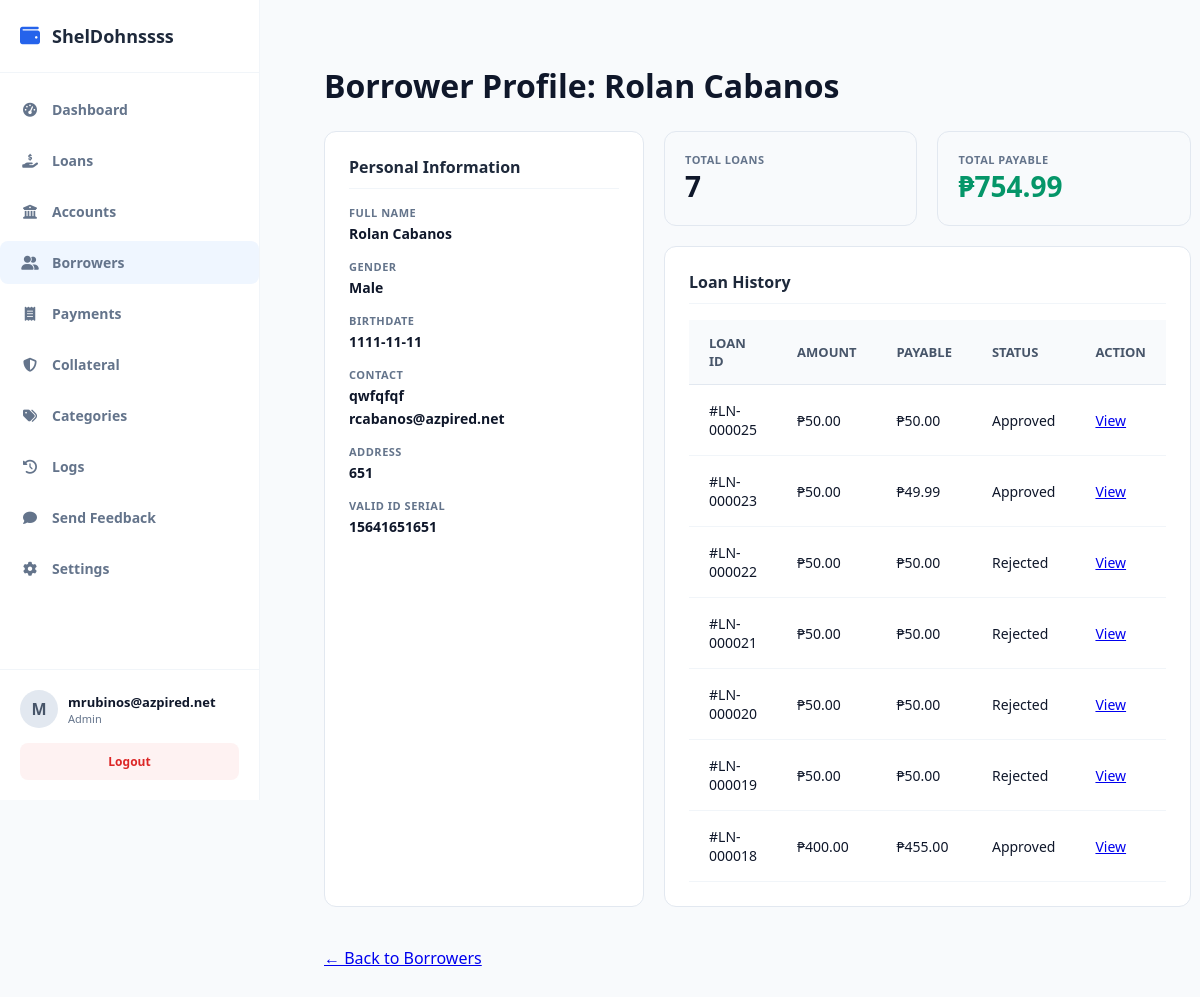
Page /public/index.php?url=borrower/details&id=3 (signed in) on the committed database.
### tables this page shows
CREATE TABLE `companies` (
  `id` int(11) NOT NULL,
  `name` varchar(150) NOT NULL,
  `plan_tier` varchar(20) DEFAULT 'free',
  `subscription_status` varchar(20) DEFAULT 'active',
  `expires_at` datetime DEFAULT NULL,
  `created_at` timestamp NOT NULL DEFAULT current_timestamp()
);

CREATE TABLE `borrowers` (
  `id` int(11) NOT NULL,
  `company_id` int(11) NOT NULL,
  `first_name` varchar(100) NOT NULL,
  `middle_name` varchar(100) DEFAULT NULL,
  `last_name` varchar(100) NOT NULL,
  `gender` varchar(20) DEFAULT NULL,
  `birthdate` date DEFAULT NULL,
  `phone` varchar(30) NOT NULL,
  `email` varchar(100) DEFAULT NULL,
  `address` text NOT NULL,
  `valid_id` varchar(150) DEFAULT NULL,
  `status` tinyint(1) DEFAULT 1,
  `created_at` timestamp NOT NULL DEFAULT current_timestamp(),
  `occupation` text DEFAULT NULL
);

CREATE TABLE `loans` (
  `id` int(11) NOT NULL,
  `company_id` int(11) NOT NULL,
  `account_id` int(11) DEFAULT NULL,
  `borrower_id` int(11) NOT NULL,
  `amount` decimal(12,2) NOT NULL,
  `interest_rate` decimal(5,2) NOT NULL,
  `total_payable` decimal(12,2) NOT NULL,
  `status` varchar(30) DEFAULT 'pending',
  `released_date` date DEFAULT NULL,
  `due_date` date NOT NULL,
  `created_at` timestamp NOT NULL DEFAULT current_timestamp(),
  `term_months` int(11),
  `notes` text DEFAULT NULL,
  `term_type` varchar(20) DEFAULT 'month',
  `fee` decimal(15,2) DEFAULT 0.00,
  `category_id` int(11) DEFAULT NULL
);

### app/controllers/BorrowerController.php (called while the page is built, shortened)
<?php
require_once __DIR__ . '/../models/Borrower.php';
class BorrowerController {
    private $borrowerModel;
    public function __construct() {
        $this->borrowerModel = new Borrower();
    }
    public function details($id = null) {
        $id = $id ?? $_GET['id'] ?? null;
        $borrower = $this->borrowerModel->getById($id);
        $db = $this->borrowerModel->getDb();
        $stmt = $db->prepare("SELECT * FROM loans WHERE borrower_id = ? ORDER BY created_at DESC");
        $stmt->execute([$id]);
        $loans = $stmt->fetchAll(PDO::FETCH_ASSOC);
        $totalLoansCount = count($loans);
        $totalPayable = 0;
        foreach ($loans as $loan) {
            $totalPayable += $loan['total_payable'];
        }
        require_once __DIR__ . '/../views/admin/borrowers/details.php';
    }
}

### public/index.php (called while the page is built, shortened)
<?php
require_once __DIR__ . "/../app/core/Database.php";
require_once __DIR__ . "/../app/core/Model.php";
$init = new App();

### app/core/Database.php (called while the page is built)
<?php
class Database {
    private static $host = "localhost";
    private static $port = "3307";
    private static $db   = "loan_saas_db";
    private static $user = "root";
    private static $pass = "";
    public static function getConnection() {
        try {
            $conn = new PDO(
                "mysql:host=" . self::$host . ";port=" . self::$port . ";dbname=" . self::$db,
                self::$user,
                self::$pass
            );
            $conn->setAttribute(PDO::ATTR_ERRMODE, PDO::ERRMODE_EXCEPTION);
            $conn->setAttribute(PDO::ATTR_DEFAULT_FETCH_MODE, PDO::FETCH_ASSOC);
            return $conn;
        } catch (Exception $e) {
            die("Database connection failed: " . $e->getMessage());
        }
    }
}

### app/core/Model.php (called while the page is built, shortened)
<?php
require_once __DIR__ . "/Database.php";
class Model {
    public function __construct() {
        $this->conn = Database::getConnection();
    }
    protected function getTenantId() {
        return $_SESSION['user']['company_id'] ?? 1;
    }
}

### app/models/Borrower.php (called while the page is built, shortened)
<?php
require_once __DIR__ . '/../core/Model.php';
class Borrower extends Model {
public function getById($id) {
    $stmt = $this->conn->prepare("SELECT * FROM borrowers WHERE id = ? AND company_id = ?");
    $stmt->execute([$id, $this->getTenantId()]);
    $result = $stmt->fetch(PDO::FETCH_ASSOC);
    return $result;
}
}

### app/views/admin/borrowers/details.php (the view)
<?php
require_once dirname(__DIR__, 2) . '/layouts/header.php';
?>
<div class="page-header">
    <h1>Borrower Profile: <?= htmlspecialchars($borrower['first_name'] . ' ' . $borrower['last_name']) ?></h1>
</div>
<div class="bp-wrapper">
    <div class="bp-card">
        <div class="bp-card-title">Personal Information</div>
        <div class="bp-info-group">
            <span class="bp-info-label">Full Name</span>
            <div class="bp-info-value"><?= htmlspecialchars($borrower['first_name'] . ' ' . ($borrower['middle_name'] ?? '') . ' ' . $borrower['last_name']) ?></div>
        </div>
        <div class="bp-info-group">
            <span class="bp-info-label">Gender</span>
            <div class="bp-info-value"><?= htmlspecialchars($borrower['gender'] ?? 'N/A') ?></div>
        </div>
        <div class="bp-info-group">
            <span class="bp-info-label">Birthdate</span>
            <div class="bp-info-value"><?= htmlspecialchars($borrower['birthdate'] ?? 'N/A') ?></div>
        </div>
        <div class="bp-info-group">
            <span class="bp-info-label">Contact</span>
            <div class="bp-info-value"><?= htmlspecialchars($borrower['phone']) ?></div>
            <div class="bp-info-value"><?= htmlspecialchars($borrower['email'] ?? 'No Email') ?></div>
        </div>
        <div class="bp-info-group">
            <span class="bp-info-label">Address</span>
            <div class="bp-info-value"><?= htmlspecialchars($borrower['address']) ?></div>
        </div>
        <div class="bp-info-group">
            <span class="bp-info-label">Valid ID Serial</span>
            <div class="bp-info-value"><code><?= htmlspecialchars($borrower['valid_id'] ?? 'None') ?></code></div>
        </div>
    </div>
    <div>
        <div style="display: grid; grid-template-columns: 1fr 1fr; gap: 20px; margin-bottom: 20px;">
            <div class="bp-stat-card">
                <div class="bp-info-label">Total Loans</div>
                <div class="bp-stat-value"><?= $totalLoansCount ?></div>
            </div>
            <div class="bp-stat-card">
                <div class="bp-info-label">Total Payable</div>
                <div class="bp-stat-value" style="color: #059669;">₱<?= number_format($totalPayable, 2) ?></div>
            </div>
        </div>
        <div class="bp-card">
            <div class="bp-card-title">Loan History</div>
            <table class="data-table">
                <thead>
                    <tr><th>Loan ID</th><th>Amount</th><th>Payable</th><th>Status</th><th>Action</th></tr>
                </thead>
                <tbody>
                    <?php if (empty($loans)): ?>
                        <tr><td colspan="5" style="text-align:center;">No loan history found.</td></tr>
                    <?php else: ?>
                        <?php foreach ($loans as $loan): ?>
                        <tr>
                            <td>#LN-<?= str_pad($loan['id'], 6, '0', STR_PAD_LEFT) ?></td>
                            <td>₱<?= number_format($loan['amount'], 2) ?></td>
                            <td>₱<?= number_format($loan['total_payable'], 2) ?></td>
                            <td><?= htmlspecialchars($loan['status']) ?></td>
                            <td><a href="/loansaas/public/index.php?url=loan/details&id=<?= $loan['id'] ?>">View</a></td>
                        </tr>
                        <?php endforeach; ?>
                    <?php endif; ?>
                </tbody>
            </table>
        </div>
    </div>
</div>
<div style="margin-top: 20px;">
    <a href="/loansaas/public/index.php?url=borrower/index" class="btn-back">← Back to Borrowers</a>
</div>
<?php
require_once dirname(__DIR__, 2) . '/layouts/footer.php';
?>

### app/views/layouts/header.php (shortened to what this page needs)
<?php
$current_url = $_GET['url'] ?? '';
$userRole = $_SESSION['user']['role'] ?? '';
?>
<!DOCTYPE html>
<html lang="en">
<head>
    <link rel="stylesheet" href="https://cdnjs.cloudflare.com/ajax/libs/font-awesome/6.4.0/css/all.min.css">
    <link rel="stylesheet" href="/loansaas/public/css/style.css">
</head>
<body>
    <aside class="sidebar" style="display: flex; flex-direction: column; height: 100vh; width: 260px; background: #ffffff; border-right: 1px solid #f1f5f9;">
        <div class="sidebar-brand" style="padding: 24px 20px; display: flex; align-items: center; gap: 12px; font-weight: 700; font-size: 18px; color: #1e293b; border-bottom: 1px solid #f1f5f9;">
            <i class="fas fa-wallet" style="color: var(--primary-color); font-size: 20px;"></i>
            <span id="sidebar-company-name">
                <?php
                if (!empty($_SESSION['user']['company_id'])) {
                    $loanModel = new Loan();
                    $db = $loanModel->getDb();
                    $stmt = $db->prepare("SELECT name FROM companies WHERE id = ?");
                    $stmt->execute([$_SESSION['user']['company_id']]);
                    $companyName = $stmt->fetchColumn();
                    echo htmlspecialchars($companyName ?: 'SHELDONS');
                } else {
                    echo 'SHELDONS';
                }
                ?>
            </span>
        </div>
      <ul class="sidebar-menu" style="list-style: none; padding: 15px 0; margin: 0; flex-grow: 1;">
    <?php
    $menuItems = [];
if ($userRole === 'admin' || $userRole === 'staff') {
        $menuItems[] = ['url' => 'dashboard/index', 'icon' => 'fa-tachometer-alt', 'label' => 'Dashboard'];
        $menuItems[] = ['url' => 'loan/index', 'icon' => 'fa-hand-holding-dollar', 'label' => 'Loans'];
        $menuItems[] = ['url' => 'account/index', 'icon' => 'fa-bank', 'label' => 'Accounts'];
        $menuItems[] = ['url' => 'borrower/index', 'icon' => 'fa-user-group', 'label' => 'Borrowers'];
        $menuItems[] = ['url' => 'payment/index', 'icon' => 'fa-receipt', 'label' => 'Payments'];
        $menuItems[] = ['url' => 'collateral/index', 'icon' => 'fa-shield-halved', 'label' => 'Collateral'];
        $menuItems[] = ['url' => 'category/index', 'icon' => 'fa-tags', 'label' => 'Categories'];
        $menuItems[] = ['url' => 'activitylogs/index', 'icon' => 'fa-clock-rotate-left', 'label' => 'Logs'];
        $menuItems[] = ['url' => 'feedback/create', 'icon' => 'fa-comment', 'label' => 'Send Feedback'];
        $menuItems[] = ['url' => 'admin/settings', 'icon' => 'fa-cog', 'label' => 'Settings'];
    }
    foreach ($menuItems as $item) {
        $active = (strpos($current_url, explode('/', $item['url'])[0]) === 0) ? 'active' : '';
        echo "<li class='menu-item $active'>
                <a href='/loansaas/public/index.php?url={$item['url']}' style='display: flex; align-items: center; gap: 12px; padding: 12px 20px; color: #64748b; text-decoration: none; transition: 0.2s;'>
                    <i class='fas {$item['icon']}' style='width: 20px; text-align: center;'></i> <span>{$item['label']}</span>
                </a>
              </li>";
    }
    ?>
</ul>
        <div class="sidebar-footer" style="padding: 20px; border-top: 1px solid #f1f5f9;">
            <div class="user-profile" style="display: flex; align-items: center; gap: 10px; margin-bottom: 15px;">
                <div class="user-avatar" style="width: 38px; height: 38px; background: #e2e8f0; border-radius: 50%; display: flex; align-items: center; justify-content: center; font-weight: bold; color: #475569;">
                    <?= strtoupper(substr($_SESSION['user']['username'] ?? 'U', 0, 1)) ?>
                </div>
                <div class="user-info" style="display: flex; flex-direction: column;">
                    <span style="font-size: 13px; font-weight: 600; color: #0f172a;"><?= htmlspecialchars($_SESSION['user']['username'] ?? 'User') ?></span>
                    <span style="font-size: 11px; color: #64748b; text-transform: capitalize;"><?= htmlspecialchars($_SESSION['user']['role'] ?? 'Staff') ?></span>
                </div>
            </div>
            <a href="/loansaas/public/index.php?url=auth/logout" style="display: block; width: 100%; text-align: center; padding: 10px; background: #fef2f2; color: #dc2626; border-radius: 8px; text-decoration: none; font-size: 12px; font-weight: 600;">
                Logout
            </a>
        </div>
    </aside>
    <main class="main-content">

### public/css/style.css (style rules this page uses)
body { font-family: 'Segoe UI', system-ui, sans-serif; background: #f8fafc; padding: 24px; margin: 0; }
.page-header { display: flex; justify-content: space-between; align-items: center; margin-bottom: 24px; }
.data-table { width: 100%; border-collapse: collapse; text-align: left; }
.data-table th { background: #f8fafc; padding: 14px 20px; font-size: 13px; font-weight: 600; color: #475569; border-bottom: 1px solid #e2e8f0; text-transform: uppercase; }
.data-table td { padding: 16px 20px; font-size: 14px; border-bottom: 1px solid #f1f5f9; }
:root { --sidebar-width: 260px; --primary-color: #2563eb; --bg-light: #f8fafc; --text-dark: #0f172a; --text-muted: #64748b; --border-color: #e2e8f0; }
* { box-sizing: border-box; margin: 0; padding: 0; font-family: 'Segoe UI', system-ui, sans-serif; }
body { background: var(--bg-light); color: var(--text-dark); min-height: 100vh; }
.sidebar { width: var(--sidebar-width); background: #ffffff; border-right: 1px solid var(--border-color); position: fixed; height: 100vh; left: 0; top: 0; display: flex; flex-direction: column; z-index: 100; }
.sidebar-brand { padding: 24px; font-size: 20px; font-weight: 700; color: var(--primary-color); border-bottom: 1px solid var(--border-color); }
.sidebar-menu { list-style: none; padding: 24px 16px; display: flex; flex-direction: column; gap: 8px; flex-grow: 1; }
.menu-item a { display: flex; align-items: center; gap: 12px; padding: 12px 16px; color: var(--text-muted); text-decoration: none; font-weight: 600; font-size: 14px; border-radius: 8px; transition: 0.2s; }
.menu-item.active a { background: #eff6ff; color: var(--primary-color); }
.sidebar-footer { padding: 16px; border-top: 1px solid var(--border-color); }
.user-profile { display: flex; align-items: center; gap: 10px; margin-bottom: 12px; }
.user-avatar { width: 36px; height: 36px; background: #cbd5e1; border-radius: 50%; display: flex; align-items: center; justify-content: center; font-weight: bold; }
.main-content { margin-left: var(--sidebar-width); padding: 40px; }
.bp-wrapper { display: grid; grid-template-columns: 320px 1fr; gap: 20px; margin-top: 20px; }
.bp-card { background: #fff; padding: 24px; border-radius: 12px; border: 1px solid #e2e8f0; margin-bottom: 20px; }
.bp-card-title { font-size: 16px; font-weight: 700; color: #1e293b; margin-bottom: 16px; border-bottom: 1px solid #f1f5f9; padding-bottom: 10px; }
.bp-info-group { margin-bottom: 16px; }
.bp-info-label { display: block; font-size: 11px; font-weight: 800; color: #64748b; text-transform: uppercase; letter-spacing: 0.5px; }
.bp-info-value { font-size: 14px; font-weight: 600; color: #0f172a; margin-top: 4px; }
.bp-stat-card { background: #f8fafc; padding: 20px; border-radius: 12px; border: 1px solid #e2e8f0; }
.bp-stat-value { font-size: 28px; font-weight: 800; color: #0f172a; }

### rows in the picture
companies: name "ShelDohnssss"
borrowers: first_name+last_name "Rolan Cabanos", first_name+middle_name+last_name "Rolan Cabanos", gender "Male", birthdate "1111-11-11", phone "qwfqfqf", email "rcabanos@azpired.net", address "651", valid "15641651651"
loans: id "000025", amount "50.00", total_payable "50.00", status "Approved"
loans: id "000023", amount "50.00", total_payable "49.99", status "Approved"
loans: id "000022", amount "50.00", total_payable "50.00", status "Rejected"
loans: id "000021", amount "50.00", total_payable "50.00", status "Rejected"
loans: id "000020", amount "50.00", total_payable "50.00", status "Rejected"
loans: id "000019", amount "50.00", total_payable "50.00", status "Rejected"
loans: id "000018", amount "400.00", total_payable "455.00", status "Approved"

### other values in the picture
$item['label'] "Dashboard"
$item['label'] "Loans"
$item['label'] "Accounts"
$item['label'] "Borrowers"
$item['label'] "Payments"
$item['label'] "Collateral"
$item['label'] "Categories"
$item['label'] "Logs"
$item['label'] "Send Feedback"
$item['label'] "Settings"
substr($_SESSION['user']['username'] ?? 'U', 0, 1) "M"
$_SESSION['user']['username'] "mrubinos@azpired.net"
$_SESSION['user']['role'] "Admin"
$totalLoansCount "7"
$totalPayable "754.99"
